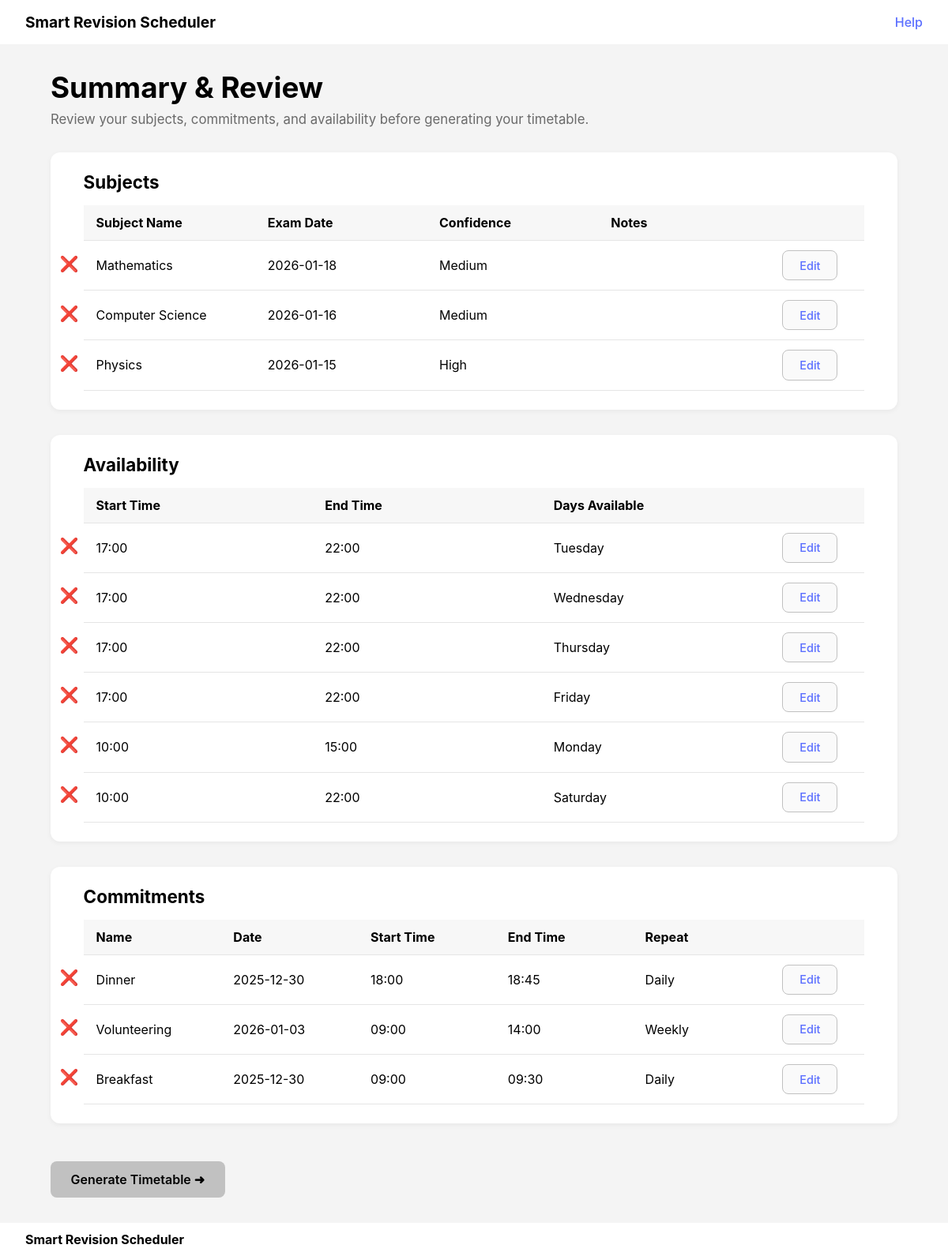
/summary-review, run on the app's committed database.
### tables this page shows
CREATE TABLE subjects (
                    id INTEGER PRIMARY KEY AUTOINCREMENT,
                    name TEXT NOT NULL,
                    exam_date TEXT NOT NULL,
                    confidence TEXT NOT NULL
                , notes TEXT);

CREATE TABLE availability (
                    id INTEGER PRIMARY KEY AUTOINCREMENT,
                    day TEXT NOT NULL,
                    start_time TEXT NOT NULL,
                    end_time TEXT NOT NULL
                );

CREATE TABLE commitments (
                    id INTEGER PRIMARY KEY AUTOINCREMENT,
                    day TEXT NOT NULL,
                    name TEXT NOT NULL,
                    start_time TEXT NOT NULL,
                    end_time TEXT NOT NULL,
                    repeat_pattern TEXT NOT NULL
                );

### app.py (the view)
@app.route("/summary-review")
def summary_review():
    with get_db_connection() as conn:
        subjects = conn.execute("SELECT * FROM subjects").fetchall()
        availability = conn.execute("SELECT * FROM availability").fetchall()
        commitments = conn.execute("SELECT * FROM commitments").fetchall()
    return render_template("summary-review.html", subjects=subjects, availability=availability, commitments=commitments)

### app.py (called while the page is built)
def get_db_connection():
    conn = sqlite3.connect(DB_PATH)
    conn.row_factory = sqlite3.Row
    return conn

### templates/summary-review.html (shortened to what this page needs)
<!DOCTYPE html>
<html lang="en">
<head>
    <link rel="stylesheet" href="{{ url_for('static', filename='css/summary-review.css') }}?v=999">
</head>
<body>
    <header class="header">
        <h1 id="home-title" class="clickable">Smart Revision Scheduler</h1>
        <a href="{{ url_for('help_page') }}" class="help" id="help-link">Help</a>
    </header>
    <main class="main">
        <h2 class="page-title">Summary & Review</h2>
        <p class="subtitle">Review your subjects, commitments, and availability before generating your timetable.</p>
        <section class="table-section">
            <h3>Subjects</h3>
            <div class="table-wrapper" style="position: relative;">
                <table class="styled-table" id="subjects-table">
                    <thead>
                        <tr>
                            <th>Subject Name</th>
                            <th>Exam Date</th>
                            <th>Confidence</th>
                            <th>Notes</th>
                            <th class="edit-column"></th>
                        </tr>
                    </thead>
                    <tbody>
                        {% for subject in subjects %}
                        <tr data-type="subject" data-id="{{ subject['id'] }}">
                            <td class="cell-name">{{ subject['name'] }}</td>
                            <td class="cell-exam">{{ subject['exam_date'] }}</td>
                            <td class="cell-conf">{{ subject['confidence'] }}</td>
                            <td class="cell-notes">{{ subject['notes'] if 'notes' in subject.keys() else '' }}</td>
                            <td class="edit-cell"><button class="btn edit-btn">Edit</button></td>
                        </tr>
                        {% endfor %}
                    </tbody>
                </table>
            </div>
        </section>
        <section class="table-section">
            <h3>Availability</h3>
            <div class="table-wrapper" style="position: relative;">
                <table class="styled-table" id="availability-table">
                    <thead>
                        <tr>
                            <th>Start Time</th>
                            <th>End Time</th>
                            <th>Days Available</th>
                            <th class="edit-column"></th>
                        </tr>
                    </thead>
                    <tbody>
                        {% for slot in availability %}
                        <tr data-type="availability" data-id="{{ slot['id'] or loop.index }}">
                            <td class="cell-start">{{ slot['start_time'] }}</td>
                            <td class="cell-end">{{ slot['end_time'] }}</td>
                            <td class="cell-day">{{ slot['day'] }}</td>
                            <td class="edit-cell"><button class="btn edit-btn">Edit</button></td>
                        </tr>
                        {% endfor %}
                    </tbody>
                </table>
            </div>
        </section>
        <section class="table-section">
            <h3>Commitments</h3>
            <div class="table-wrapper" style="position: relative;">
                <table class="styled-table" id="commitments-table">
                    <thead>
                        <tr>
                            <th>Name</th>
                            <th>Date</th>
                            <th>Start Time</th>
                            <th>End Time</th>
                            <th>Repeat</th>
                            <th class="edit-column"></th>
                        </tr>
                    </thead>
                    <tbody>
                        {% for c in commitments %}
                        <tr data-type="commitment" data-id="{{ c['id'] or loop.index }}">
                            <td class="cell-name">{{ c['name'] }}</td>
                            <td class="cell-date">{{ c['day'] }}</td>
                            <td class="cell-start">{{ c['start_time'] }}</td>
                            <td class="cell-end">{{ c['end_time'] }}</td>
                            <td class="cell-repeat">{{ c['repeat_pattern'] }}</td>
                            <td class="edit-cell"><button class="btn edit-btn">Edit</button></td>
                        </tr>
                        {% endfor %}
                    </tbody>
                </table>
            </div>
        </section>
        <button id="generate-btn" class="btn primary">Generate Timetable ➜</button>
    </main>
    <footer class="footer">
        <p id="footer-title">Smart Revision Scheduler</p>
    </footer>
</body>
</html>

### static/css/summary-review.css (style rules this page uses)
* { margin: 0; padding: 0; box-sizing: border-box; font-family: 'Inter', sans-serif; }
body { display: flex; flex-direction: column; min-height: 100vh; background: #f4f4f4; color: #000; overflow-x: hidden; }
.header, .footer { background: #fff; padding: 0.7rem 2rem; }
.header { display: flex; justify-content: space-between; align-items: center; padding-top: 1rem; padding-bottom: 1rem; }
.header h1 { font-size: 1.2rem; font-weight: 700; cursor: pointer; }
.footer { font-weight: 700; cursor: pointer; }
.help { color: #5a6eff; text-decoration: none; font-weight: 500; }
.main { flex: 1; padding: 2rem 4rem; max-width: 1200px; margin: 0 auto; }
.page-title { font-size: 2.3rem; font-weight: 700; margin-bottom: 0.5rem; }
.subtitle { color: #6a6a6a; font-size: 1.05rem; margin-bottom: 2rem; }
.table-section { background: #fff; padding: 1.5rem 2.6rem; border-radius: 12px; margin-bottom: 2rem; box-shadow: 0 2px 6px rgba(0, 0, 0, 0.05); }
.table-section h3 { font-size: 1.4rem; font-weight: 700; margin-bottom: 1rem; }
.styled-table { width: 100%; border-collapse: collapse; table-layout: fixed; font-size: 1rem; }
.styled-table thead { background: #f7f7f7; }
.styled-table th, .styled-table td { padding: 0.75rem 1rem; border-bottom: 1px solid #e5e5e5; text-align: left; vertical-align: middle; word-wrap: break-word; }
.edit-column { width: 120px; }
.edit-cell { padding: 6px 0; }
.btn { border: none; border-radius: 8px; cursor: pointer; transition: transform 0.15s ease-in-out; }
.edit-btn { background: #fafafa; border: 1px solid #c1c1c1; color: #5a6eff; width: 70px; font-weight: 500; font-size: 0.9rem; padding: 0.6rem 1.2rem; }
.btn.primary { background-color: #c1c1c1; color: #000; font-weight: 600; font-size: medium; display: inline-flex; align-items: center; gap: 0.4rem; padding: 0.8rem 1.6rem; margin-top: 1rem; }

### data on the page
subjects: name "Mathematics", exam_date "2026-01-18", confidence "Medium"
subjects: name "Computer Science", exam_date "2026-01-16", confidence "Medium"
subjects: name "Physics", exam_date "2026-01-15", confidence "High"
availability: start_time "17:00", end_time "22:00", day "Tuesday"
availability: start_time "17:00", end_time "22:00", day "Wednesday"
availability: start_time "17:00", end_time "22:00", day "Thursday"
availability: start_time "17:00", end_time "22:00", day "Friday"
availability: start_time "10:00", end_time "15:00", day "Monday"
availability: start_time "10:00", end_time "22:00", day "Saturday"
commitments: name "Dinner", day "2025-12-30", start_time "18:00", end_time "18:45", repeat_pattern "Daily"
commitments: name "Volunteering", day "2026-01-03", start_time "09:00", end_time "14:00", repeat_pattern "Weekly"
commitments: name "Breakfast", day "2025-12-30", start_time "09:00", end_time "09:30", repeat_pattern "Daily"
